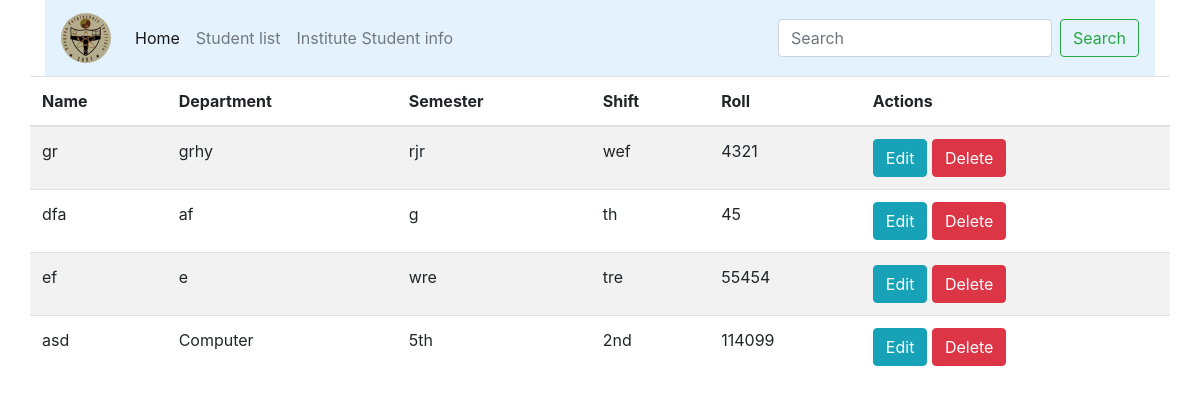
/tables.php, run on the app's committed database.
### tables this page shows
CREATE TABLE `data` (
  `id` int(11) NOT NULL,
  `name` text NOT NULL,
  `department` varchar(100) NOT NULL,
  `semester` varchar(100) NOT NULL,
  `shift` varchar(100) NOT NULL,
  `roll` int(100) NOT NULL
);

### tables.php (the view, shortened to what this page needs)
<!doctype html>
<html lang="en">
<head>
  <link rel="stylesheet" href="https://cdn.jsdelivr.net/npm/bootstrap@4.0.0/dist/css/bootstrap.min.css">
</head>
<body>
  <div class= "container">
  <?php require_once 'process.php'; ?>
    <?php
    $mysqli = new mysqli('localhost', 'root', '' , 'student_data') or die(mysqli_error($mysqli));
?>
  <nav class="navbar navbar-expand-lg navbar-light" style="background-color: #e3f2fd;">
  <a class="navbar-brand" href="http://www.npi.gov.bd/"><img src = "npi.jpg" hight = "50px" width= "50px" style = "border-radius: 50%" ></a>
  <div class="collapse navbar-collapse" id="navbarNavAltMarkup">
    <div class="navbar-nav">
      <a class="nav-item nav-link active" href="index.php">Home <span class="sr-only">(current)</span></a>
      <a class="nav-item nav-link" href="tables.php">Student list</a>
      <a class="nav-item nav-link" href="http://www.npi.gov.bd/studentf/">Institute Student info</a>
    </div>
  </div>
  <form class="form-inline">
    <input class="form-control mr-sm-2" type="search" placeholder="Search" aria-label="Search">
    <button class="btn btn-outline-success my-2 my-sm-0" type="submit">Search</button>
  </form>
</nav>
  <?php
        $mysqli = new mysqli('localhost', 'root', '', 'student_data') or die(mysqli_error($mysqli));
        $result = $mysqli->query("SELECT * FROM data") or die(mysqli_error($mysqli));
    ?>
  <div class="row justify-content-center">
    <table class="table table-striped">
      <thead>
        <th>Name</th>
        <th>Department</th>
        <th>Semester</th>
        <th>Shift</th>
        <th>Roll</th>
        <th colspan="2">Actions</th>
      </thead>
      <?php
                while($row = $result->fetch_assoc()): ?>
      <tr>
        <td>
          <?php echo $row['name']?>
        </td>
        <td>
          <?php echo $row['department']?>
        </td>
        <td>
          <?php echo $row['semester']?>
        </td>
        <td>
          <?php echo $row['shift']?>
        </td>
        <td>
          <?php echo $row['roll']?>
        </td>
        <td>
          <a href="index.php?edit=<?php echo $row['id']?>" class="btn btn-info">Edit</a>
          <a href="process.php?delete=<?php echo $row['id']?>" class="btn btn-danger">Delete</a>
        </td>
      </tr>
      <?php endwhile ?>
    </table>
    </div>
</body>
</html>

### data on the page
data: name "gr", department "grhy", semester "rjr", shift "wef", roll "4321"
data: name "dfa", department "af", semester "g", shift "th", roll "45"
data: name "ef", department "e", semester "wre", shift "tre", roll "55454"
data: name "asd", department "Computer", semester "5th", shift "2nd", roll "114099"
